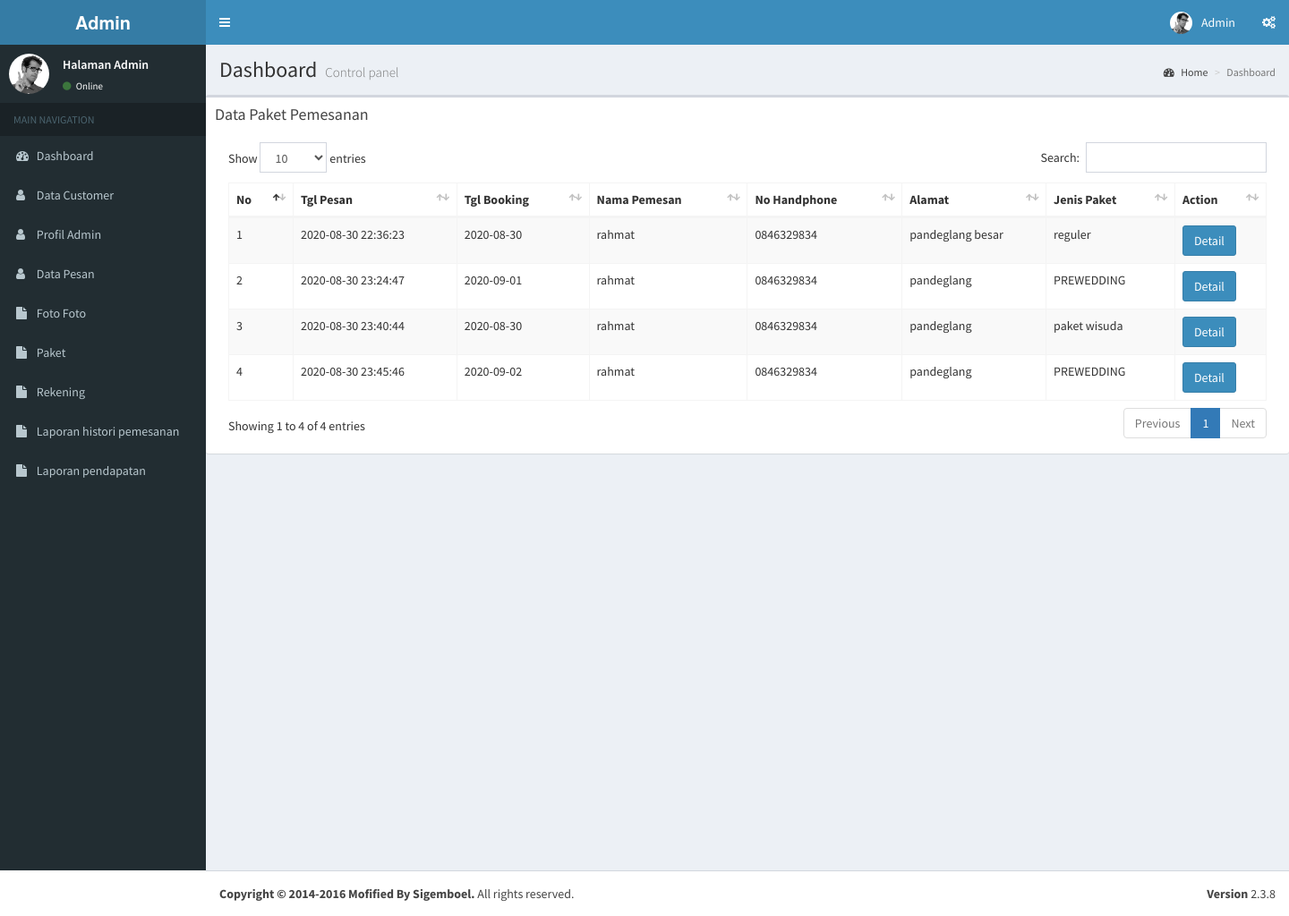
The app's page /admin/index.php?page=module/pesanan/d_pesan (signed in) with its own data.
### tables this page shows
CREATE TABLE `tb_detail_pesan_reg` (
  `id_pesan` int(10) NOT NULL,
  `id_paket` int(10) NOT NULL,
  `user_id` int(10) NOT NULL,
  `tgl_pesan` datetime NOT NULL,
  `tgl_main` date NOT NULL,
  `jam_main` varchar(20) NOT NULL,
  `total` int(10) NOT NULL,
  `status` tinyint(4) NOT NULL
);

CREATE TABLE `tb_pesan` (
  `id_pesan` int(10) NOT NULL,
  `user_id` int(10) NOT NULL,
  `nama_penerima` varchar(50) NOT NULL,
  `no_hp` varchar(20) NOT NULL,
  `alamat` varchar(300) NOT NULL,
  `status` tinyint(4) NOT NULL
);

CREATE TABLE `tb_paket` (
  `id_paket` int(10) NOT NULL,
  `nama_paket` varchar(50) NOT NULL,
  `harga` int(10) NOT NULL,
  `rincian` text NOT NULL,
  `jenis` tinyint(4) NOT NULL
);

### admin/module/pesanan/d_pesan.php (the view, shortened to what this page needs)
<div class="box">
           <div class="box-header">
             <h3 class="box-title">Data Paket Pemesanan</h3>
           </div>
           <div class="box-body">
             <table class="table table-bordered table-striped" id="datatables">
               <thead>
               <tr>
                 <th>No</th>
                 <th>Tgl Pesan</th>
                 <th>Tgl Booking</th>
                 <th>Nama Pemesan</th>
                 <th>No Handphone</th>
                 <th>Alamat</th>
                 <th>Jenis Paket</th>
                 <th>Action</th>
               </tr>
               </thead>
               <tbody>
			<?php
			$no=1;
			$query = mysqli_query($koneksi, "select tb_detail_pesan_reg .*, tb_pesan.id_pesan,tb_pesan.nama_penerima,
					tb_pesan.no_hp,tb_pesan.alamat,tb_pesan.status, tb_paket.nama_paket from tb_detail_pesan_reg join tb_pesan on
					tb_detail_pesan_reg.id_pesan=tb_pesan.id_pesan join tb_paket on tb_detail_pesan_reg.id_paket=tb_paket.id_paket");
			while($data = mysqli_fetch_array($query)){
			?>
				<tr>
					<td><?php echo $no++; ?></td>
					<td><?php echo $data['tgl_pesan']; ?></td>
					<td><?php echo $data['tgl_main']; ?></td>
					<td><?php echo $data['nama_penerima']; ?></td>
					<td><?php echo $data['no_hp']; ?></td>
					<td><?php echo $data['alamat']; ?></td>
					<td><?php echo $data['nama_paket']; ?></td>
					<td>
						<a class="btn btn-primary" href="?page=module/pesanan/detail_p&id=<?php echo $data['id_pesan']; ?>" >Detail</a>
					</td>
				</tr>
			<?php
				}
			?>
			</tbody>
             </table>
           </div>
         </div>

### records on screen
tb_detail_pesan_reg: tgl_pesan "2020-08-30 22:36:23", tgl_main "2020-08-30", tb_pesan.nama_penerima "rahmat", tb_pesan.no_hp "0846329834", tb_pesan.alamat "pandeglang besar", id_paket.nama_paket "reguler"
tb_detail_pesan_reg: tgl_pesan "2020-08-30 23:24:47", tgl_main "2020-09-01", tb_pesan.nama_penerima "rahmat", tb_pesan.no_hp "0846329834", tb_pesan.alamat "pandeglang", id_paket.nama_paket "PREWEDDING"
tb_detail_pesan_reg: tgl_pesan "2020-08-30 23:40:44", tgl_main "2020-08-30", tb_pesan.nama_penerima "rahmat", tb_pesan.no_hp "0846329834", tb_pesan.alamat "pandeglang", id_paket.nama_paket "paket wisuda"
tb_detail_pesan_reg: tgl_pesan "2020-08-30 23:45:46", tgl_main "2020-09-02", tb_pesan.nama_penerima "rahmat", tb_pesan.no_hp "0846329834", tb_pesan.alamat "pandeglang", id_paket.nama_paket "PREWEDDING"
